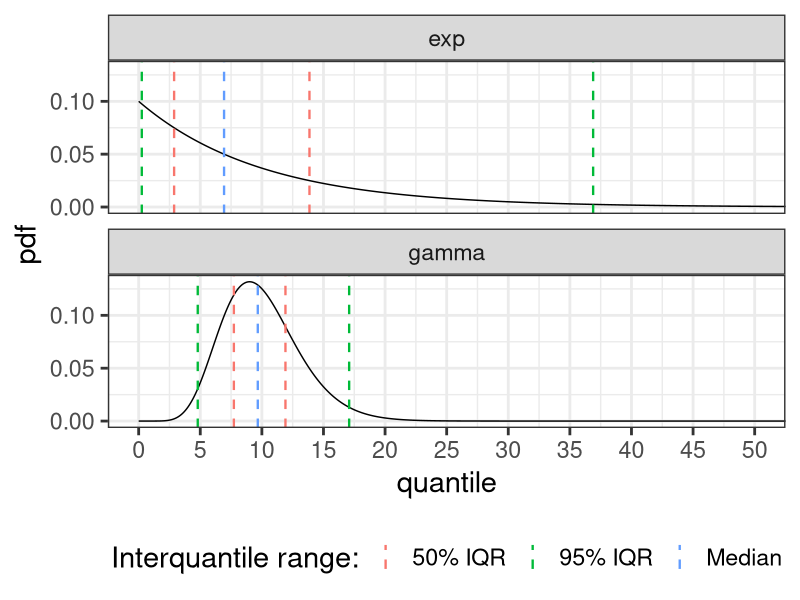

This figure's R source: (Note: this script raises an error after producing the figure.)
#* Title: Compare distribution density
#* 
#* Code function: This script compares the density of different distributions 
#*                that share the same mean value (10). This comparison is 
#*                made by calculating their median, 95% and 50% Interquantile
#*                range.
#* 
#* Creation date: July 11 2024
#* Author: David Garibay

# 01 Initial Setup --------------------------------------------------------

## 01.01 Clean environment ------------------------------------------------
remove(list = ls())

#* Refresh environment memory
gc()

## 01.02 Load libraries ----------------------------------------------------
library(dplyr)
library(ggplot2)
library(tidyr)





# 03 Define global variables --------------------------------------------

# Define vector of desired quantiles while manipulating the distributions
v_percentiles <- seq(0, 100, 0.1)

#* Define quantiles to define 95% and 50% Interquantile range (IQR) as well as 
#* the median
v_selected_quantiles <- c(0.025, 0.25, 0.5, 0.75, 0.975)

# 04 Compute distribution densities -------------------------------------

## 04.01 Exponential values ----------------------------------------------

# Exponential distribution parameters
exp_rate <- 0.1

#*  Calculate analytical mean and variance
exp_mean <- 1/exp_rate

# Obtain PDF
v_exp_pdf <- dexp(x = v_percentiles,
                  rate = exp_rate)

# Obtain CDF
v_exp_cdf <- pexp(q = v_percentiles,
                  rate = exp_rate)

v_exp_percentiles <- qexp(p = v_selected_quantiles,
                          rate = exp_rate)

# Create data frame for plotting
df_exp <- data.frame(quantile = v_percentiles,
                     pdf = v_exp_pdf,
                     cdf = v_exp_cdf)

# plt_exp_pdf <- ggplot(data = df_exp,
#                       mapping = aes(x = quantile, y = pdf)) + 
#   theme_bw(base_size = 18) +
#   geom_line() + 
#   geom_vline(xintercept = v_exp_percentiles[1], linetype = "dashed", colour = "dodgerblue2") +
#   geom_vline(xintercept = v_exp_percentiles[5], linetype = "dashed", colour = "dodgerblue2") + 
#   geom_vline(xintercept = v_exp_percentiles[2], linetype = "dashed", colour = "green4") +
#   geom_vline(xintercept = v_exp_percentiles[4], linetype = "dashed", colour = "green4") +
#   geom_vline(xintercept = v_exp_percentiles[3], linetype = "dashed", colour = "red")

## 04.02 Gamma values --------------------------------------------------------

# Gamma distribution paramaters
gamma_shape <- 10
gamma_scale <- 1

#*  Calculate analytical mean and variance
#*  Their definition was found in the documentation using `?rgamma()`
gamma_mean <- gamma_shape*gamma_scale
gamma_var  <- gamma_shape*(gamma_scale^2)

# Obtain PDF
v_gamma_pdf <- dgamma(x = v_percentiles,
                      shape = gamma_shape,
                      scale = gamma_scale)

# Obtain CDF
v_gamma_cdf <- pgamma(q = v_percentiles,
                      shape = gamma_shape,
                      scale = gamma_scale)

v_gamma_percentiles <- qgamma(p = v_selected_quantiles,
                              shape = gamma_shape,
                              scale = gamma_scale)

# Create data frame for plotting
df_gamma <- data.frame(quantile = v_percentiles,
                       pdf = v_gamma_pdf,
                       cdf = v_gamma_cdf)

# plt_gamma_pdf <- ggplot(data = df_gamma,
#                         mapping = aes(x = quantile, y = pdf)) + 
#   theme_bw(base_size = 18) +
#   geom_line() + 
#   geom_vline(xintercept = v_gamma_percentiles[1], linetype = "dashed", colour = "dodgerblue2") +
#   geom_vline(xintercept = v_gamma_percentiles[5], linetype = "dashed", colour = "dodgerblue2") + 
#   geom_vline(xintercept = v_gamma_percentiles[2], linetype = "dashed", colour = "green4") +
#   geom_vline(xintercept = v_gamma_percentiles[4], linetype = "dashed", colour = "green4") +
#   geom_vline(xintercept = v_gamma_percentiles[3], linetype = "dashed", colour = "red")


# 05 Plotting -----------------------------------------------------------

df_plt <- bind_rows(exp   = df_exp,
                    gamma = df_gamma,
                    .id = "distribution")


df_percentiles <- data.frame(
  quantile  = v_selected_quantiles,
  IQR       = c("95% IQR", "50% IQR", "Median", "50% IQR", "95% IQR"),
  exp       = v_exp_percentiles,
  gamma     = v_gamma_percentiles)


df_perc_long <- pivot_longer(data = df_percentiles,
                             cols = c("exp", "gamma"),
                             names_to = "distribution")

plt_distributions_pdf <- ggplot(data = df_plt,
                            mapping = aes(x = quantile, y = pdf)) +
  theme_bw(base_size = 21) +
  theme(legend.position = "bottom") +
  geom_line() +
  scale_x_continuous(breaks = seq(0, 50, 5)) +
  geom_vline(data = df_perc_long, 
             mapping = aes(xintercept = value, color = IQR),
             linetype = "dashed",
             linewidth = 0.8) +
  facet_wrap(~ distribution, nrow = 2) + 
  coord_cartesian(xlim = c(0, 50)) +
  labs(color = "Interquantile range:")
  

plt_distributions_pdf


ggsave(filename = "/Users/cide/Downloads/plt_distributions_pdf.png",
       plot = plt_distributions_pdf,
       width = 10,
       height = 8)
